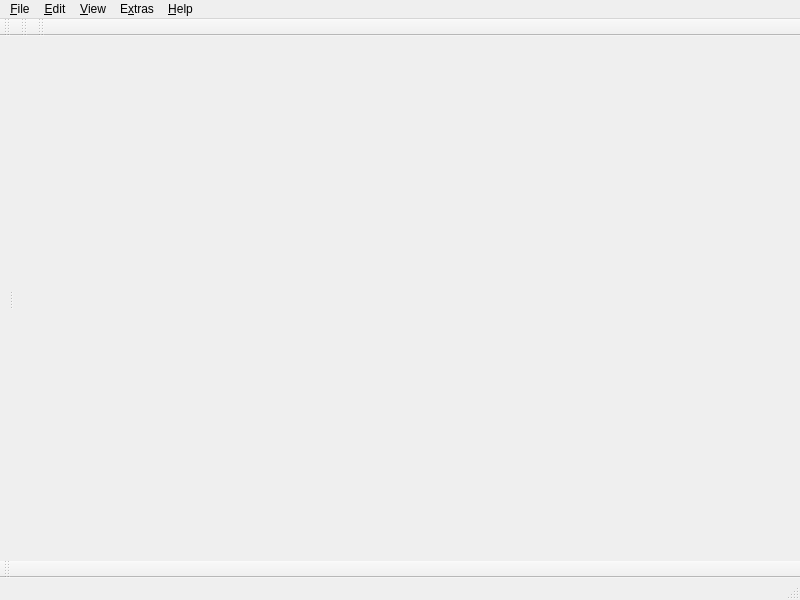
<?xml version="1.0" encoding="UTF-8"?>
<ui version="4.0">
 <class>MainWindow</class>
 <widget class="QMainWindow" name="MainWindow">
  <property name="geometry">
   <rect>
    <x>0</x>
    <y>0</y>
    <width>800</width>
    <height>600</height>
   </rect>
  </property>
  <property name="windowTitle">
   <string/>
  </property>
  <property name="styleSheet">
   <string notr="true"/>
  </property>
  <widget class="QWidget" name="container">
   <layout class="QVBoxLayout" name="verticalLayout_2" stretch="1">
    <property name="leftMargin">
     <number>0</number>
    </property>
    <property name="topMargin">
     <number>0</number>
    </property>
    <property name="rightMargin">
     <number>0</number>
    </property>
    <property name="bottomMargin">
     <number>0</number>
    </property>
    <item>
     <widget class="QSplitter" name="splitter">
      <property name="orientation">
       <enum>Qt::Horizontal</enum>
      </property>
      <widget class="QTabWidget" name="tabWidget_2">
       <property name="currentIndex">
        <number>-1</number>
       </property>
       <property name="documentMode">
        <bool>true</bool>
       </property>
       <property name="tabsClosable">
        <bool>true</bool>
       </property>
       <property name="movable">
        <bool>true</bool>
       </property>
       <property name="tabBarAutoHide">
        <bool>true</bool>
       </property>
      </widget>
      <widget class="QStackedWidget" name="tabWidget">
       <property name="currentIndex">
        <number>0</number>
       </property>
       <widget class="QWidget" name="stackedWidgetPage1">
        <layout class="QVBoxLayout" name="verticalLayout_4">
         <property name="leftMargin">
          <number>0</number>
         </property>
         <property name="topMargin">
          <number>0</number>
         </property>
         <property name="rightMargin">
          <number>0</number>
         </property>
         <property name="bottomMargin">
          <number>0</number>
         </property>
         <item>
          <widget class="PreviewWidget" name="textBrowser" native="true"/>
         </item>
        </layout>
       </widget>
       <widget class="QWidget" name="stackedWidgetPage2">
        <layout class="QVBoxLayout" name="verticalLayout_3">
         <property name="spacing">
          <number>0</number>
         </property>
         <property name="leftMargin">
          <number>0</number>
         </property>
         <property name="topMargin">
          <number>0</number>
         </property>
         <property name="rightMargin">
          <number>0</number>
         </property>
         <property name="bottomMargin">
          <number>0</number>
         </property>
         <item>
          <widget class="QPlainTextEdit" name="raw">
           <property name="undoRedoEnabled">
            <bool>true</bool>
           </property>
          </widget>
         </item>
        </layout>
       </widget>
      </widget>
     </widget>
    </item>
   </layout>
  </widget>
  <widget class="QMenuBar" name="menubar">
   <property name="geometry">
    <rect>
     <x>0</x>
     <y>0</y>
     <width>800</width>
     <height>20</height>
    </rect>
   </property>
   <widget class="QMenu" name="menuFile">
    <property name="title">
     <string>&amp;File</string>
    </property>
    <widget class="QMenu" name="menuRecentlyOpened">
     <property name="enabled">
      <bool>true</bool>
     </property>
     <property name="title">
      <string>Recently opened</string>
     </property>
    </widget>
    <widget class="QMenu" name="menuExport">
     <property name="title">
      <string>Export</string>
     </property>
     <addaction name="actionExportHtml"/>
     <addaction name="actionExportPdf"/>
    </widget>
    <addaction name="actionNew"/>
    <addaction name="actionOpen"/>
    <addaction name="menuRecentlyOpened"/>
    <addaction name="separator"/>
    <addaction name="actionSave"/>
    <addaction name="actionSaveAs"/>
    <addaction name="actionReload"/>
    <addaction name="separator"/>
    <addaction name="menuExport"/>
    <addaction name="separator"/>
    <addaction name="actionPrint"/>
    <addaction name="actionPrintPreview"/>
    <addaction name="separator"/>
    <addaction name="actionExit"/>
   </widget>
   <widget class="QMenu" name="menuEdit">
    <property name="title">
     <string>&amp;Edit</string>
    </property>
    <addaction name="actionUndo"/>
    <addaction name="actionRedo"/>
    <addaction name="separator"/>
    <addaction name="actionCut"/>
    <addaction name="actionCopy"/>
    <addaction name="actionPaste"/>
    <addaction name="separator"/>
    <addaction name="actionSelectAll"/>
   </widget>
   <widget class="QMenu" name="menuExtras">
    <property name="enabled">
     <bool>true</bool>
    </property>
    <property name="title">
     <string>E&amp;xtras</string>
    </property>
    <addaction name="actionSpell_checking"/>
    <addaction name="separator"/>
    <addaction name="actionOpen_last_document_on_start"/>
    <addaction name="separator"/>
    <addaction name="actionWord_wrap"/>
   </widget>
   <widget class="QMenu" name="menu_Help">
    <property name="title">
     <string>&amp;Help</string>
    </property>
    <addaction name="actionMarkdown_Syntax"/>
    <addaction name="separator"/>
    <addaction name="actionAbout"/>
    <addaction name="actionAboutQt"/>
   </widget>
   <widget class="QMenu" name="menu_View">
    <property name="title">
     <string>&amp;View</string>
    </property>
    <addaction name="actionPause_preview"/>
    <addaction name="actionDisable_preview"/>
    <addaction name="separator"/>
    <addaction name="actionHighlighting_activated"/>
    <addaction name="separator"/>
    <addaction name="actionAuto_add_file_path_to_icon_path"/>
    <addaction name="separator"/>
    <addaction name="actionOpen_in_web_browser"/>
   </widget>
   <addaction name="menuFile"/>
   <addaction name="menuEdit"/>
   <addaction name="menu_View"/>
   <addaction name="menuExtras"/>
   <addaction name="menu_Help"/>
  </widget>
  <widget class="QStatusBar" name="statusbar"/>
  <widget class="QToolBar" name="File">
   <property name="windowTitle">
    <string>File</string>
   </property>
   <attribute name="toolBarArea">
    <enum>TopToolBarArea</enum>
   </attribute>
   <attribute name="toolBarBreak">
    <bool>false</bool>
   </attribute>
  </widget>
  <widget class="QToolBar" name="Edit">
   <property name="windowTitle">
    <string>Edit</string>
   </property>
   <attribute name="toolBarArea">
    <enum>TopToolBarArea</enum>
   </attribute>
   <attribute name="toolBarBreak">
    <bool>false</bool>
   </attribute>
  </widget>
  <widget class="QToolBar" name="toolBarPreview">
   <property name="windowTitle">
    <string>Preview</string>
   </property>
   <attribute name="toolBarArea">
    <enum>TopToolBarArea</enum>
   </attribute>
   <attribute name="toolBarBreak">
    <bool>false</bool>
   </attribute>
  </widget>
  <widget class="QToolBar" name="toolBarTools">
   <property name="windowTitle">
    <string>Templates</string>
   </property>
   <attribute name="toolBarArea">
    <enum>BottomToolBarArea</enum>
   </attribute>
   <attribute name="toolBarBreak">
    <bool>false</bool>
   </attribute>
  </widget>
  <action name="actionNew">
   <property name="text">
    <string>New</string>
   </property>
  </action>
  <action name="actionOpen">
   <property name="text">
    <string>Open</string>
   </property>
  </action>
  <action name="actionSave">
   <property name="text">
    <string>Save</string>
   </property>
  </action>
  <action name="actionSaveAs">
   <property name="text">
    <string>Save as</string>
   </property>
  </action>
  <action name="actionPrint">
   <property name="enabled">
    <bool>true</bool>
   </property>
   <property name="text">
    <string>Print</string>
   </property>
  </action>
  <action name="actionPrintPreview">
   <property name="enabled">
    <bool>true</bool>
   </property>
   <property name="text">
    <string>Print preview</string>
   </property>
   <property name="shortcut">
    <string>Ctrl+Shift+P</string>
   </property>
  </action>
  <action name="actionExit">
   <property name="text">
    <string>Quit</string>
   </property>
   <property name="menuRole">
    <enum>QAction::QuitRole</enum>
   </property>
  </action>
  <action name="actionUndo">
   <property name="text">
    <string>Undo</string>
   </property>
  </action>
  <action name="actionRedo">
   <property name="text">
    <string>Redo</string>
   </property>
  </action>
  <action name="actionCut">
   <property name="text">
    <string>Cut</string>
   </property>
  </action>
  <action name="actionCopy">
   <property name="text">
    <string>Copy</string>
   </property>
  </action>
  <action name="actionPaste">
   <property name="text">
    <string>Paste</string>
   </property>
  </action>
  <action name="actionSelectAll">
   <property name="text">
    <string>Select all</string>
   </property>
  </action>
  <action name="actionAbout">
   <property name="text">
    <string>About</string>
   </property>
   <property name="menuRole">
    <enum>QAction::AboutRole</enum>
   </property>
  </action>
  <action name="actionAboutQt">
   <property name="text">
    <string>About Qt</string>
   </property>
   <property name="menuRole">
    <enum>QAction::AboutQtRole</enum>
   </property>
  </action>
  <action name="actionHighlighting_activated">
   <property name="checkable">
    <bool>true</bool>
   </property>
   <property name="checked">
    <bool>true</bool>
   </property>
   <property name="text">
    <string>Highlighting enabled</string>
   </property>
  </action>
  <action name="actionOpen_last_document_on_start">
   <property name="checkable">
    <bool>true</bool>
   </property>
   <property name="checked">
    <bool>true</bool>
   </property>
   <property name="enabled">
    <bool>true</bool>
   </property>
   <property name="text">
    <string>Open last document on startup</string>
   </property>
  </action>
  <action name="actionPause_preview">
   <property name="checkable">
    <bool>true</bool>
   </property>
   <property name="text">
    <string>Pause preview</string>
   </property>
  </action>
  <action name="actionDisable_preview">
   <property name="checkable">
    <bool>true</bool>
   </property>
   <property name="text">
    <string>Disable preview</string>
   </property>
  </action>
  <action name="actionSpell_checking">
   <property name="checkable">
    <bool>true</bool>
   </property>
   <property name="text">
    <string>Spell check</string>
   </property>
  </action>
  <action name="actionAuto_add_file_path_to_icon_path">
   <property name="checkable">
    <bool>true</bool>
   </property>
   <property name="text">
    <string>Load images in preview</string>
   </property>
  </action>
  <action name="actionExportHtml">
   <property name="text">
    <string>HTML</string>
   </property>
  </action>
  <action name="actionWord_wrap">
   <property name="checkable">
    <bool>true</bool>
   </property>
   <property name="text">
    <string>Line wrap</string>
   </property>
  </action>
  <action name="actionMarkdown_Syntax">
   <property name="text">
    <string>Markdown Syntax</string>
   </property>
  </action>
  <action name="actionReload">
   <property name="text">
    <string>Reload &quot;%1&quot;</string>
   </property>
  </action>
  <action name="actionExportPdf">
   <property name="text">
    <string>Pdf</string>
   </property>
  </action>
  <action name="actionOpen_in_web_browser">
   <property name="text">
    <string>Open HTML in web browser</string>
   </property>
  </action>
 </widget>
 <customwidgets>
  <customwidget>
   <class>PreviewWidget</class>
   <extends>QWidget</extends>
   <header>previewwidget.h</header>
   <container>1</container>
  </customwidget>
 </customwidgets>
 <resources/>
 <connections/>
</ui>
